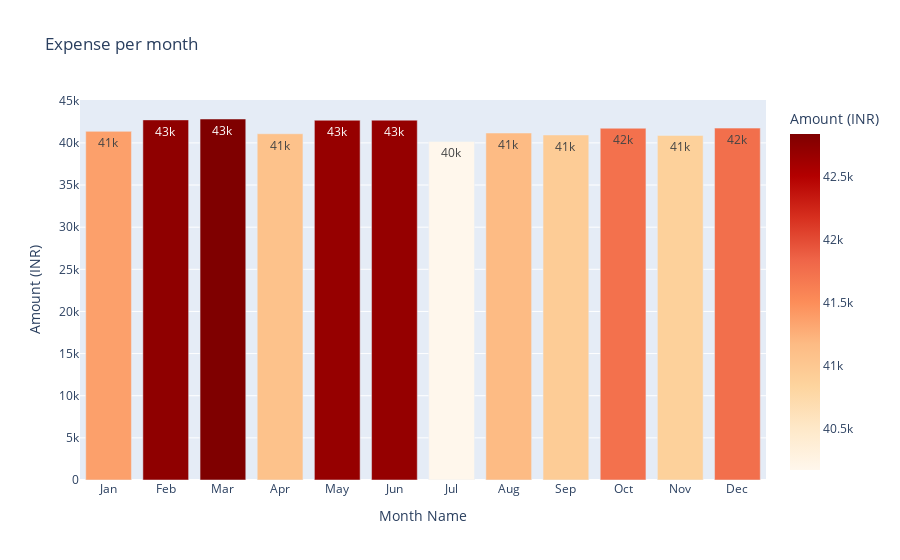

This figure's notebook cell:
### Code cell
expense_monthly_2023 = make_monthly_bar_chart(df, 2023, 'Expense')
expense_monthly_2023

### Figure 1 — Plotly figure (JSON) as saved in the notebook; plotly's stock layout.template omitted (floating-point values rounded to 4 significant figures)
{"data": [{"alignmentgroup": "True", "hovertemplate": "Month Name=%{x}<br>Amount (INR)=%{marker.color}<extra></extra>", "legendgroup": "", "marker": {"color": [41370, 42731, 42836, 41085, 42689, 42697, 40177, 41174, 40942, 41741, 40885, 41754], "coloraxis": "coloraxis", "pattern": {"shape": ""}}, "name": "", "offsetgroup": "", "orientation": "v", "showlegend": false, "textposition": "auto", "texttemplate": "%{y:.2s}", "type": "bar", "x": ["Jan", "Feb", "Mar", "Apr", "May", "Jun", "Jul", "Aug", "Sep", "Oct", "Nov", "Dec"], "xaxis": "x", "y": [41370, 42731, 42836, 41085, 42689, 42697, 40177, 41174, 40942, 41741, 40885, 41754], "yaxis": "y"}], "layout": {"barmode": "relative", "coloraxis": {"colorbar": {"title": {"text": "Amount (INR)"}}, "colorscale": [[0, "rgb(255,247,236)"], [0.125, "rgb(254,232,200)"], [0.25, "rgb(253,212,158)"], [0.375, "rgb(253,187,132)"], [0.5, "rgb(252,141,89)"], [0.625, "rgb(239,101,72)"], [0.75, "rgb(215,48,31)"], [0.875, "rgb(179,0,0)"], [1, "rgb(127,0,0)"]]}, "legend": {"tracegroupgap": 0}, "title": {"text": "Expense per month"}, "xaxis": {"anchor": "y", "domain": [0, 1], "title": {"text": "Month Name"}}, "yaxis": {"anchor": "x", "domain": [0, 1], "title": {"text": "Amount (INR)"}}}}
